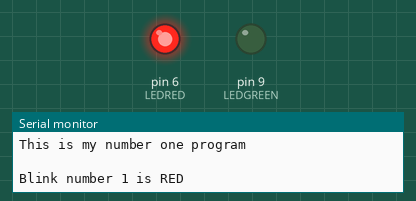
Bench run of a sketch on a simulated Arduino Uno, built with avr-gcc and run on an emulated ATmega328P. Shown: output pins drawn as LEDs (lit = HIGH), the last lines printed to the serial monitor.

Above: at 1.0 s.
At 15.0 s:
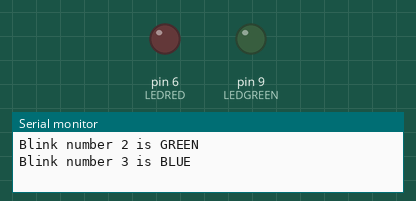
At 29.0 s:
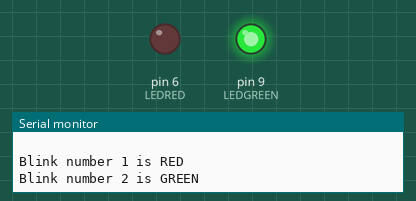
Timing chart, 0 to 31.2 s (numbered marks = the images above):
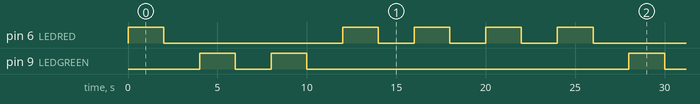

The sketch:

sketch_mar21a.ino
```cpp
int LEDRED=6;
int LEDGREEN=9;
int BLINKRED;
int BLINKGREEN;
int REDON;
int REDOFF;
int GREENON;
int GREENOFF;

String message="Blink number 1 is RED";
String note="Blink number 2 is GREEN";
String written="Blink number 3 is BLUE";


void setup() {
  Serial.begin(9600);
  pinMode(LEDRED,OUTPUT);
  pinMode(LEDGREEN,OUTPUT);
  Serial.print("This is my number one program");
  Serial.println(" ");
  // put your setup code here, to run once:

}

void loop() {
  Serial.println(" ");
  Serial.println(message);
  digitalWrite(LEDRED,HIGH);
  delay(2000);
  digitalWrite(LEDRED,LOW);
  delay(2000);

  Serial.println(note);
  digitalWrite(LEDGREEN,HIGH);
  delay(2000);
  digitalWrite(LEDGREEN,LOW);
  delay(2000);
  digitalWrite(LEDGREEN,HIGH);
  delay(2000);
  digitalWrite(LEDGREEN,LOW);
  delay(2000);

  Serial.println(written);
  Serial.println(" ");
  digitalWrite(LEDRED,HIGH);
  delay(2000);
  digitalWrite(LEDRED,LOW);
  delay(2000);
  digitalWrite(LEDRED,HIGH);
  delay(2000);
  digitalWrite(LEDRED,LOW);
  delay(2000);
  digitalWrite(LEDRED,HIGH);
  delay(2000);
  digitalWrite(LEDRED,LOW);
  delay(2000);
  }
```

Measured:
- by itself, pin 6 (LEDRED): repeats every 24.0 s: LOW 10.0 s, 3 × (HIGH 2.0 s, LOW 2.0 s), HIGH 2.0 s
- by itself, pin 9 (LEDGREEN): repeats every 24.0 s: LOW 2.0 s, HIGH 2.0 s, LOW 18.0 s, HIGH 2.0 s
- by itself, everything shown: repeats every 24.0 s, in 12 steps
